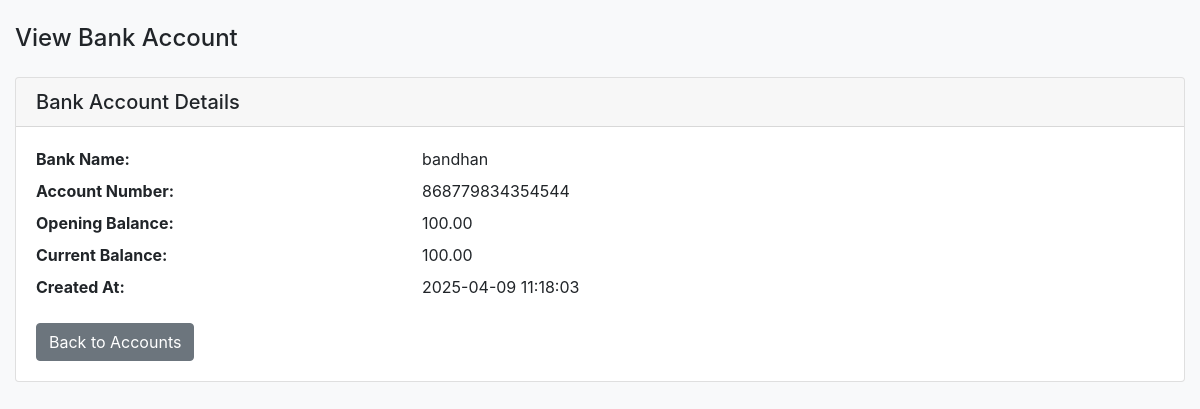
/branch/bank/view.php?id=1 (signed in), run on the app's committed database.
### tables this page shows
CREATE TABLE `bank_accounts` (
  `id` int(11) NOT NULL,
  `branch_id` int(11) DEFAULT NULL,
  `bank_name` varchar(100) NOT NULL,
  `account_number` varchar(50) NOT NULL,
  `opening_balance` decimal(10,2) DEFAULT 0.00,
  `current_balance` decimal(10,2) DEFAULT 0.00,
  `created_at` timestamp NOT NULL DEFAULT current_timestamp()
);

### branch/bank/view.php (the view, shortened to what this page needs)
<?php
$account_id = intval($_GET['id']);
$db = new Database();
$conn = $db->getConnection();
$branch_id = $_SESSION['branch_user']['branch_id'];
$stmt = $conn->prepare("
    SELECT * FROM bank_accounts WHERE id = ? AND branch_id = ?
");
$stmt->execute([$account_id, $branch_id]);
$account = $stmt->fetch(PDO::FETCH_ASSOC);
$page_title = 'View Bank Account';
?>
<!DOCTYPE html>
<html lang="en">
<head>
    <link href="../../assets/css/bootstrap.min.css" rel="stylesheet">
</head>
<body class="bg-light">
    <div class="container-fluid py-4">
        <h4><?php echo $page_title; ?></h4>
        <div class="card mt-4">
            <div class="card-header">
                <h5 class="card-title mb-0">Bank Account Details</h5>
            </div>
            <div class="card-body">
                <dl class="row">
                    <dt class="col-sm-4">Bank Name:</dt>
                    <dd class="col-sm-8"><?php echo htmlspecialchars($account['bank_name']); ?></dd>
                    <dt class="col-sm-4">Account Number:</dt>
                    <dd class="col-sm-8"><?php echo htmlspecialchars($account['account_number']); ?></dd>
                    <dt class="col-sm-4">Opening Balance:</dt>
                    <dd class="col-sm-8"><?php echo number_format($account['opening_balance'], 2); ?></dd>
                    <dt class="col-sm-4">Current Balance:</dt>
                    <dd class="col-sm-8"><?php echo number_format($account['current_balance'], 2); ?></dd>
                    <dt class="col-sm-4">Created At:</dt>
                    <dd class="col-sm-8"><?php echo htmlspecialchars($account['created_at']); ?></dd>
                </dl>
                <a href="index.php" class="btn btn-secondary">Back to Accounts</a>
            </div>
        </div>
    </div>
</body>
</html>

### data on the page
bank_accounts: bank_name "bandhan", account_number "868779834354544", opening_balance "100.00", current_balance "100.00", created_at "2025-04-09 11:18:03"

### other printed values
$page_title "View Bank Account"
